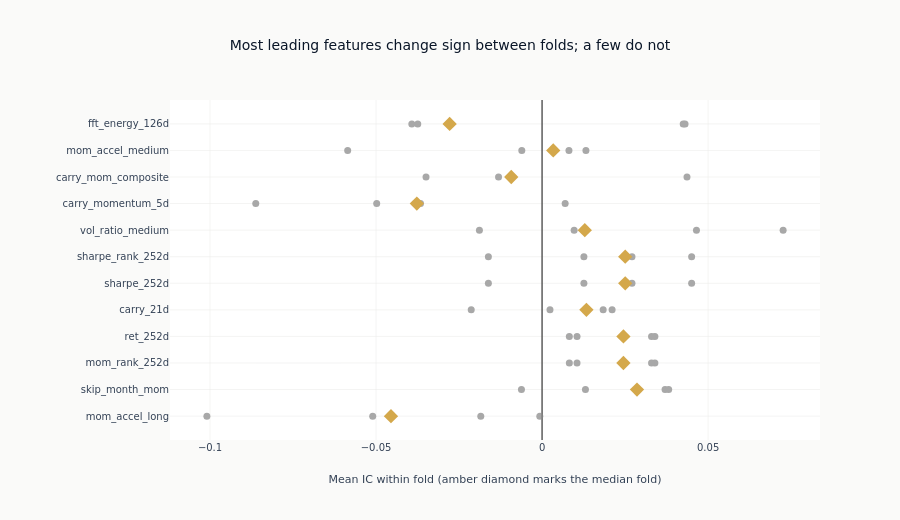

The cell this chart's notebook holds for it:
### Markdown cell above
### Fold-level stability

A pooled mean IC hides the difference between a feature that works in every fold
and one that had a single good year. Each feature's per-fold means are drawn with
its median marked, for the same leading features the ranking shows.

### Code cell
FOLDS_SHOWN = 12
fold_features = [f for f in eval_summary["feature"].to_list() if f in fold_stats][:FOLDS_SHOWN]
fig = go.Figure()
for feat in fold_features:
    ts = ic_timeseries[feat]
    per_fold = [
        ts.filter(
            (pl.col(DATE_COL) >= split["test_start"]) & (pl.col(DATE_COL) <= split["test_end"])
        )["ic"].mean()
        for split in splits
    ]
    per_fold = [value for value in per_fold if value is not None]
    fig.add_trace(
        go.Scatter(
            x=per_fold,
            y=[feat] * len(per_fold),
            mode="markers",
            marker=dict(color=GRAY_FILLS["muted"], size=7),
            showlegend=False,
        )
    )
    fig.add_trace(
        go.Scatter(
            x=[fold_stats[feat]["median_fold_ic"]],
            y=[feat],
            mode="markers",
            marker=dict(color=COLORS["amber"], size=11, symbol="diamond"),
            showlegend=False,
        )
    )
fig.add_vline(x=0, line=dict(color=GRAY_FILLS["border"], width=1))
fig.update_layout(
    template="ml4t",
    height=520,
    width=900,
    title_text="Most leading features change sign between folds; a few do not",
    xaxis_title="Mean IC within fold (amber diamond marks the median fold)",
    margin=dict(l=170),
)
fig.show()

### Figure 1 — Plotly figure (JSON) as saved in the notebook; plotly's stock layout.template omitted (floating-point values rounded to 4 significant figures)
{"data": [{"marker": {"color": "#a8a8a8", "size": 7}, "mode": "markers", "showlegend": false, "type": "scatter", "x": [-0.1009, -0.04551, -0.0006881, -0.05101, -0.01846], "y": ["mom_accel_long", "mom_accel_long", "mom_accel_long", "mom_accel_long", "mom_accel_long"]}, {"marker": {"color": "#D4A84B", "size": 11, "symbol": "diamond"}, "mode": "markers", "showlegend": false, "type": "scatter", "x": [-0.04551], "y": ["mom_accel_long"]}, {"marker": {"color": "#a8a8a8", "size": 7}, "mode": "markers", "showlegend": false, "type": "scatter", "x": [0.03704, 0.01306, 0.02858, 0.03812, -0.006212], "y": ["skip_month_mom", "skip_month_mom", "skip_month_mom", "skip_month_mom", "skip_month_mom"]}, {"marker": {"color": "#D4A84B", "size": 11, "symbol": "diamond"}, "mode": "markers", "showlegend": false, "type": "scatter", "x": [0.02858], "y": ["skip_month_mom"]}, {"marker": {"color": "#a8a8a8", "size": 7}, "mode": "markers", "showlegend": false, "type": "scatter", "x": [0.0245, 0.01053, 0.03397, 0.03296, 0.008205], "y": ["mom_rank_252d", "mom_rank_252d", "mom_rank_252d", "mom_rank_252d", "mom_rank_252d"]}, {"marker": {"color": "#D4A84B", "size": 11, "symbol": "diamond"}, "mode": "markers", "showlegend": false, "type": "scatter", "x": [0.0245], "y": ["mom_rank_252d"]}, {"marker": {"color": "#a8a8a8", "size": 7}, "mode": "markers", "showlegend": false, "type": "scatter", "x": [0.0245, 0.01053, 0.03397, 0.03296, 0.008205], "y": ["ret_252d", "ret_252d", "ret_252d", "ret_252d", "ret_252d"]}, {"marker": {"color": "#D4A84B", "size": 11, "symbol": "diamond"}, "mode": "markers", "showlegend": false, "type": "scatter", "x": [0.0245], "y": ["ret_252d"]}, {"marker": {"color": "#a8a8a8", "size": 7}, "mode": "markers", "showlegend": false, "type": "scatter", "x": [0.01839, -0.02134, 0.02108, 0.01335, 0.002382], "y": ["carry_21d", "carry_21d", "carry_21d", "carry_21d", "carry_21d"]}, {"marker": {"color": "#D4A84B", "size": 11, "symbol": "diamond"}, "mode": "markers", "showlegend": false, "type": "scatter", "x": [0.01335], "y": ["carry_21d"]}, {"marker": {"color": "#a8a8a8", "size": 7}, "mode": "markers", "showlegend": false, "type": "scatter", "x": [0.02707, -0.01617, 0.02504, 0.04504, 0.01259], "y": ["sharpe_252d", "sharpe_252d", "sharpe_252d", "sharpe_252d", "sharpe_252d"]}, {"marker": {"color": "#D4A84B", "size": 11, "symbol": "diamond"}, "mode": "markers", "showlegend": false, "type": "scatter", "x": [0.02504], "y": ["sharpe_252d"]}, {"marker": {"color": "#a8a8a8", "size": 7}, "mode": "markers", "showlegend": false, "type": "scatter", "x": [0.02707, -0.01617, 0.02504, 0.04504, 0.01259], "y": ["sharpe_rank_252d", "sharpe_rank_252d", "sharpe_rank_252d", "sharpe_rank_252d", "sharpe_rank_252d"]}, {"marker": {"color": "#D4A84B", "size": 11, "symbol": "diamond"}, "mode": "markers", "showlegend": false, "type": "scatter", "x": [0.02504], "y": ["sharpe_rank_252d"]}, {"marker": {"color": "#a8a8a8", "size": 7}, "mode": "markers", "showlegend": false, "type": "scatter", "x": [0.01286, 0.04649, -0.01887, 0.07259, 0.009653], "y": ["vol_ratio_medium", "vol_ratio_medium", "vol_ratio_medium", "vol_ratio_medium", "vol_ratio_medium"]}, {"marker": {"color": "#D4A84B", "size": 11, "symbol": "diamond"}, "mode": "markers", "showlegend": false, "type": "scatter", "x": [0.01286], "y": ["vol_ratio_medium"]}, {"marker": {"color": "#a8a8a8", "size": 7}, "mode": "markers", "showlegend": false, "type": "scatter", "x": [-0.08623, -0.0498, -0.03661, -0.03772, 0.006949], "y": ["carry_momentum_5d", "carry_momentum_5d", "carry_momentum_5d", "carry_momentum_5d", "carry_momentum_5d"]}, {"marker": {"color": "#D4A84B", "size": 11, "symbol": "diamond"}, "mode": "markers", "showlegend": false, "type": "scatter", "x": [-0.03772], "y": ["carry_momentum_5d"]}, {"marker": {"color": "#a8a8a8", "size": 7}, "mode": "markers", "showlegend": false, "type": "scatter", "x": [-0.009044, -0.009285, 0.04364, -0.01311, -0.03495], "y": ["carry_mom_composite", "carry_mom_composite", "carry_mom_composite", "carry_mom_composite", "carry_mom_composite"]}, {"marker": {"color": "#D4A84B", "size": 11, "symbol": "diamond"}, "mode": "markers", "showlegend": false, "type": "scatter", "x": [-0.009285], "y": ["carry_mom_composite"]}, {"marker": {"color": "#a8a8a8", "size": 7}, "mode": "markers", "showlegend": false, "type": "scatter", "x": [0.008093, 0.00336, -0.05854, -0.006106, 0.01321], "y": ["mom_accel_medium", "mom_accel_medium", "mom_accel_medium", "mom_accel_medium", "mom_accel_medium"]}, {"marker": {"color": "#D4A84B", "size": 11, "symbol": "diamond"}, "mode": "markers", "showlegend": false, "type": "scatter", "x": [0.00336], "y": ["mom_accel_medium"]}, {"marker": {"color": "#a8a8a8", "size": 7}, "mode": "markers", "showlegend": false, "type": "scatter", "x": [-0.02784, -0.03923, 0.04305, 0.0425, -0.03744], "y": ["fft_energy_126d", "fft_energy_126d", "fft_energy_126d", "fft_energy_126d", "fft_energy_126d"]}, {"marker": {"color": "#D4A84B", "size": 11, "symbol": "diamond"}, "mode": "markers", "showlegend": false, "type": "scatter", "x": [-0.02784], "y": ["fft_energy_126d"]}], "layout": {"height": 520, "margin": {"l": 170}, "shapes": [{"line": {"color": "#666666", "width": 1}, "type": "line", "x0": 0, "x1": 0, "xref": "x", "y0": 0, "y1": 1, "yref": "y domain"}], "title": {"text": "Most leading features change sign between folds; a few do not"}, "width": 900, "xaxis": {"title": {"text": "Mean IC within fold (amber diamond marks the median fold)"}}}}
